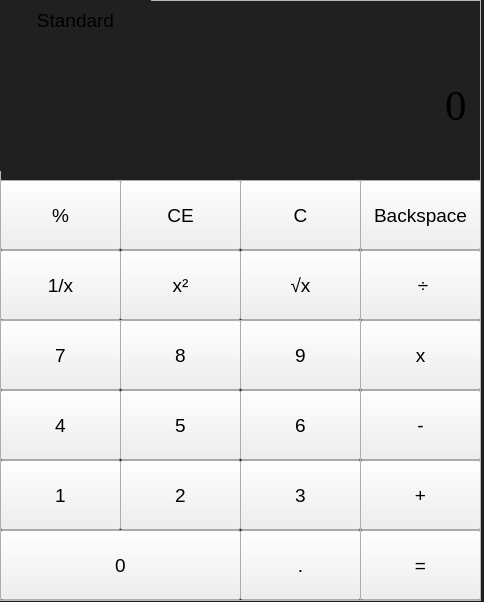
<?xml version="1.0" encoding="UTF-8"?>
<ui version="4.0">
 <class>MainWindow</class>
 <widget class="QMainWindow" name="MainWindow">
  <property name="geometry">
   <rect>
    <x>0</x>
    <y>0</y>
    <width>484</width>
    <height>602</height>
   </rect>
  </property>
  <property name="windowTitle">
   <string>MainWindow</string>
  </property>
  <property name="styleSheet">
   <string notr="true">#MainWindow{
	background-color: rgb(32, 32, 32)
}</string>
  </property>
  <widget class="QWidget" name="centralwidget">
   <widget class="QFrame" name="frame">
    <property name="geometry">
     <rect>
      <x>0</x>
      <y>0</y>
      <width>481</width>
      <height>601</height>
     </rect>
    </property>
    <property name="sizePolicy">
     <sizepolicy hsizetype="Expanding" vsizetype="Expanding">
      <horstretch>0</horstretch>
      <verstretch>0</verstretch>
     </sizepolicy>
    </property>
    <property name="styleSheet">
     <string notr="true">#frame { background-color: rgb(32,32,32)}
QWidget#frame &gt; * { color: rgb(255, 255, 255)}</string>
    </property>
    <property name="frameShape">
     <enum>QFrame::StyledPanel</enum>
    </property>
    <property name="frameShadow">
     <enum>QFrame::Raised</enum>
    </property>
    <widget class="QFrame" name="frame_3">
     <property name="geometry">
      <rect>
       <x>360</x>
       <y>180</y>
       <width>120</width>
       <height>421</height>
      </rect>
     </property>
     <property name="styleSheet">
      <string notr="true">#frame_3 &gt; * { background-color: rgb(60,60,60)}
QWidget#frame_3 &gt; * { color: rgb(255, 255, 255)}</string>
     </property>
     <property name="frameShape">
      <enum>QFrame::StyledPanel</enum>
     </property>
     <property name="frameShadow">
      <enum>QFrame::Raised</enum>
     </property>
     <widget class="QPushButton" name="backspace_button_2">
      <property name="geometry">
       <rect>
        <x>0</x>
        <y>0</y>
        <width>121</width>
        <height>70</height>
       </rect>
      </property>
      <property name="sizePolicy">
       <sizepolicy hsizetype="Minimum" vsizetype="Ignored">
        <horstretch>0</horstretch>
        <verstretch>0</verstretch>
       </sizepolicy>
      </property>
      <property name="font">
       <font>
        <family>Segoe UI</family>
        <pointsize>14</pointsize>
       </font>
      </property>
      <property name="cursor">
       <cursorShape>PointingHandCursor</cursorShape>
      </property>
      <property name="autoFillBackground">
       <bool>false</bool>
      </property>
      <property name="text">
       <string>Backspace</string>
      </property>
     </widget>
     <widget class="QPushButton" name="divide_button_2">
      <property name="geometry">
       <rect>
        <x>0</x>
        <y>70</y>
        <width>121</width>
        <height>70</height>
       </rect>
      </property>
      <property name="sizePolicy">
       <sizepolicy hsizetype="Minimum" vsizetype="Ignored">
        <horstretch>0</horstretch>
        <verstretch>0</verstretch>
       </sizepolicy>
      </property>
      <property name="font">
       <font>
        <family>Segoe UI</family>
        <pointsize>14</pointsize>
       </font>
      </property>
      <property name="cursor">
       <cursorShape>PointingHandCursor</cursorShape>
      </property>
      <property name="autoFillBackground">
       <bool>false</bool>
      </property>
      <property name="text">
       <string> ÷</string>
      </property>
     </widget>
     <widget class="QPushButton" name="multiply_button_2">
      <property name="geometry">
       <rect>
        <x>0</x>
        <y>140</y>
        <width>121</width>
        <height>70</height>
       </rect>
      </property>
      <property name="sizePolicy">
       <sizepolicy hsizetype="Minimum" vsizetype="Ignored">
        <horstretch>0</horstretch>
        <verstretch>0</verstretch>
       </sizepolicy>
      </property>
      <property name="font">
       <font>
        <family>Segoe UI</family>
        <pointsize>14</pointsize>
       </font>
      </property>
      <property name="cursor">
       <cursorShape>PointingHandCursor</cursorShape>
      </property>
      <property name="autoFillBackground">
       <bool>false</bool>
      </property>
      <property name="text">
       <string>x</string>
      </property>
     </widget>
     <widget class="QPushButton" name="minus_button_2">
      <property name="geometry">
       <rect>
        <x>0</x>
        <y>210</y>
        <width>121</width>
        <height>70</height>
       </rect>
      </property>
      <property name="sizePolicy">
       <sizepolicy hsizetype="Minimum" vsizetype="Ignored">
        <horstretch>0</horstretch>
        <verstretch>0</verstretch>
       </sizepolicy>
      </property>
      <property name="font">
       <font>
        <family>Segoe UI</family>
        <pointsize>14</pointsize>
       </font>
      </property>
      <property name="cursor">
       <cursorShape>PointingHandCursor</cursorShape>
      </property>
      <property name="autoFillBackground">
       <bool>false</bool>
      </property>
      <property name="text">
       <string>-</string>
      </property>
     </widget>
     <widget class="QPushButton" name="plus_button_2">
      <property name="geometry">
       <rect>
        <x>0</x>
        <y>280</y>
        <width>121</width>
        <height>70</height>
       </rect>
      </property>
      <property name="sizePolicy">
       <sizepolicy hsizetype="Minimum" vsizetype="Ignored">
        <horstretch>0</horstretch>
        <verstretch>0</verstretch>
       </sizepolicy>
      </property>
      <property name="font">
       <font>
        <family>Segoe UI</family>
        <pointsize>14</pointsize>
       </font>
      </property>
      <property name="cursor">
       <cursorShape>PointingHandCursor</cursorShape>
      </property>
      <property name="autoFillBackground">
       <bool>false</bool>
      </property>
      <property name="text">
       <string>+</string>
      </property>
     </widget>
     <widget class="QPushButton" name="equal_button_2">
      <property name="geometry">
       <rect>
        <x>0</x>
        <y>350</y>
        <width>121</width>
        <height>70</height>
       </rect>
      </property>
      <property name="sizePolicy">
       <sizepolicy hsizetype="Minimum" vsizetype="Ignored">
        <horstretch>0</horstretch>
        <verstretch>0</verstretch>
       </sizepolicy>
      </property>
      <property name="font">
       <font>
        <family>Segoe UI</family>
        <pointsize>14</pointsize>
       </font>
      </property>
      <property name="cursor">
       <cursorShape>PointingHandCursor</cursorShape>
      </property>
      <property name="autoFillBackground">
       <bool>false</bool>
      </property>
      <property name="styleSheet">
       <string notr="true">QPushButtons{
	background-color: rgb(60, 60, 60)
}</string>
      </property>
      <property name="text">
       <string>=</string>
      </property>
     </widget>
    </widget>
    <widget class="QLineEdit" name="input_line_edit">
     <property name="geometry">
      <rect>
       <x>0</x>
       <y>40</y>
       <width>471</width>
       <height>131</height>
      </rect>
     </property>
     <property name="sizePolicy">
      <sizepolicy hsizetype="Expanding" vsizetype="Expanding">
       <horstretch>0</horstretch>
       <verstretch>0</verstretch>
      </sizepolicy>
     </property>
     <property name="font">
      <font>
       <family>Times New Roman</family>
       <pointsize>32</pointsize>
      </font>
     </property>
     <property name="focusPolicy">
      <enum>Qt::NoFocus</enum>
     </property>
     <property name="layoutDirection">
      <enum>Qt::LeftToRight</enum>
     </property>
     <property name="autoFillBackground">
      <bool>false</bool>
     </property>
     <property name="styleSheet">
      <string notr="true">#input_line_edit{
	border: none;
	background-color: rgb(32, 32, 32)
}

</string>
     </property>
     <property name="text">
      <string>0</string>
     </property>
     <property name="alignment">
      <set>Qt::AlignRight|Qt::AlignTrailing|Qt::AlignVCenter</set>
     </property>
    </widget>
    <widget class="QFrame" name="frame_2">
     <property name="geometry">
      <rect>
       <x>0</x>
       <y>180</y>
       <width>361</width>
       <height>141</height>
      </rect>
     </property>
     <property name="styleSheet">
      <string notr="true">#frame_2 &gt; * {
	background-color:rgb(60,60,60)
}
QWidget#frame_2 &gt; * { color: rgb(255, 255, 255)} </string>
     </property>
     <property name="frameShape">
      <enum>QFrame::StyledPanel</enum>
     </property>
     <property name="frameShadow">
      <enum>QFrame::Raised</enum>
     </property>
     <widget class="QPushButton" name="clear_button">
      <property name="geometry">
       <rect>
        <x>240</x>
        <y>0</y>
        <width>121</width>
        <height>70</height>
       </rect>
      </property>
      <property name="sizePolicy">
       <sizepolicy hsizetype="Minimum" vsizetype="Ignored">
        <horstretch>0</horstretch>
        <verstretch>0</verstretch>
       </sizepolicy>
      </property>
      <property name="font">
       <font>
        <family>Segoe UI</family>
        <pointsize>14</pointsize>
       </font>
      </property>
      <property name="cursor">
       <cursorShape>PointingHandCursor</cursorShape>
      </property>
      <property name="autoFillBackground">
       <bool>false</bool>
      </property>
      <property name="text">
       <string>C</string>
      </property>
     </widget>
     <widget class="QPushButton" name="percent_button">
      <property name="geometry">
       <rect>
        <x>0</x>
        <y>0</y>
        <width>121</width>
        <height>70</height>
       </rect>
      </property>
      <property name="sizePolicy">
       <sizepolicy hsizetype="Minimum" vsizetype="Ignored">
        <horstretch>0</horstretch>
        <verstretch>0</verstretch>
       </sizepolicy>
      </property>
      <property name="font">
       <font>
        <family>Segoe UI</family>
        <pointsize>14</pointsize>
       </font>
      </property>
      <property name="cursor">
       <cursorShape>PointingHandCursor</cursorShape>
      </property>
      <property name="autoFillBackground">
       <bool>false</bool>
      </property>
      <property name="text">
       <string>%</string>
      </property>
     </widget>
     <widget class="QPushButton" name="clear_all_button">
      <property name="geometry">
       <rect>
        <x>120</x>
        <y>0</y>
        <width>121</width>
        <height>70</height>
       </rect>
      </property>
      <property name="sizePolicy">
       <sizepolicy hsizetype="Minimum" vsizetype="Ignored">
        <horstretch>0</horstretch>
        <verstretch>0</verstretch>
       </sizepolicy>
      </property>
      <property name="font">
       <font>
        <family>Segoe UI</family>
        <pointsize>14</pointsize>
       </font>
      </property>
      <property name="cursor">
       <cursorShape>PointingHandCursor</cursorShape>
      </property>
      <property name="autoFillBackground">
       <bool>false</bool>
      </property>
      <property name="text">
       <string>CE</string>
      </property>
     </widget>
     <widget class="QPushButton" name="inverse_button">
      <property name="geometry">
       <rect>
        <x>0</x>
        <y>70</y>
        <width>121</width>
        <height>70</height>
       </rect>
      </property>
      <property name="sizePolicy">
       <sizepolicy hsizetype="Minimum" vsizetype="Ignored">
        <horstretch>0</horstretch>
        <verstretch>0</verstretch>
       </sizepolicy>
      </property>
      <property name="font">
       <font>
        <family>Segoe UI</family>
        <pointsize>14</pointsize>
       </font>
      </property>
      <property name="cursor">
       <cursorShape>PointingHandCursor</cursorShape>
      </property>
      <property name="autoFillBackground">
       <bool>false</bool>
      </property>
      <property name="text">
       <string>1/x</string>
      </property>
     </widget>
     <widget class="QPushButton" name="sq_button">
      <property name="geometry">
       <rect>
        <x>120</x>
        <y>70</y>
        <width>121</width>
        <height>70</height>
       </rect>
      </property>
      <property name="sizePolicy">
       <sizepolicy hsizetype="Minimum" vsizetype="Ignored">
        <horstretch>0</horstretch>
        <verstretch>0</verstretch>
       </sizepolicy>
      </property>
      <property name="font">
       <font>
        <family>Segoe UI</family>
        <pointsize>14</pointsize>
       </font>
      </property>
      <property name="cursor">
       <cursorShape>PointingHandCursor</cursorShape>
      </property>
      <property name="autoFillBackground">
       <bool>false</bool>
      </property>
      <property name="text">
       <string>x²</string>
      </property>
     </widget>
     <widget class="QPushButton" name="sq_root_button">
      <property name="geometry">
       <rect>
        <x>240</x>
        <y>70</y>
        <width>121</width>
        <height>70</height>
       </rect>
      </property>
      <property name="sizePolicy">
       <sizepolicy hsizetype="Minimum" vsizetype="Ignored">
        <horstretch>0</horstretch>
        <verstretch>0</verstretch>
       </sizepolicy>
      </property>
      <property name="font">
       <font>
        <family>Segoe UI</family>
        <pointsize>14</pointsize>
       </font>
      </property>
      <property name="cursor">
       <cursorShape>PointingHandCursor</cursorShape>
      </property>
      <property name="autoFillBackground">
       <bool>false</bool>
      </property>
      <property name="text">
       <string>√x</string>
      </property>
     </widget>
    </widget>
    <widget class="QFrame" name="frame_4">
     <property name="geometry">
      <rect>
       <x>0</x>
       <y>320</y>
       <width>361</width>
       <height>281</height>
      </rect>
     </property>
     <property name="toolTipDuration">
      <number>-6</number>
     </property>
     <property name="styleSheet">
      <string notr="true">#frame_4 &gt; * { background-color: rgb(50,50,50)}
QWidget#frame_4 &gt; * { color: rgb(255, 255, 255)}</string>
     </property>
     <property name="frameShape">
      <enum>QFrame::StyledPanel</enum>
     </property>
     <property name="frameShadow">
      <enum>QFrame::Raised</enum>
     </property>
     <widget class="QPushButton" name="four_button">
      <property name="geometry">
       <rect>
        <x>0</x>
        <y>70</y>
        <width>121</width>
        <height>70</height>
       </rect>
      </property>
      <property name="sizePolicy">
       <sizepolicy hsizetype="Minimum" vsizetype="Ignored">
        <horstretch>0</horstretch>
        <verstretch>0</verstretch>
       </sizepolicy>
      </property>
      <property name="font">
       <font>
        <family>Segoe UI</family>
        <pointsize>14</pointsize>
       </font>
      </property>
      <property name="cursor">
       <cursorShape>PointingHandCursor</cursorShape>
      </property>
      <property name="autoFillBackground">
       <bool>false</bool>
      </property>
      <property name="text">
       <string>4</string>
      </property>
     </widget>
     <widget class="QPushButton" name="five_button">
      <property name="geometry">
       <rect>
        <x>120</x>
        <y>70</y>
        <width>121</width>
        <height>70</height>
       </rect>
      </property>
      <property name="sizePolicy">
       <sizepolicy hsizetype="Minimum" vsizetype="Ignored">
        <horstretch>0</horstretch>
        <verstretch>0</verstretch>
       </sizepolicy>
      </property>
      <property name="font">
       <font>
        <family>Segoe UI</family>
        <pointsize>14</pointsize>
       </font>
      </property>
      <property name="cursor">
       <cursorShape>PointingHandCursor</cursorShape>
      </property>
      <property name="autoFillBackground">
       <bool>false</bool>
      </property>
      <property name="text">
       <string>5</string>
      </property>
     </widget>
     <widget class="QPushButton" name="three_button">
      <property name="geometry">
       <rect>
        <x>240</x>
        <y>140</y>
        <width>121</width>
        <height>70</height>
       </rect>
      </property>
      <property name="sizePolicy">
       <sizepolicy hsizetype="Minimum" vsizetype="Ignored">
        <horstretch>0</horstretch>
        <verstretch>0</verstretch>
       </sizepolicy>
      </property>
      <property name="font">
       <font>
        <family>Segoe UI</family>
        <pointsize>14</pointsize>
       </font>
      </property>
      <property name="cursor">
       <cursorShape>PointingHandCursor</cursorShape>
      </property>
      <property name="autoFillBackground">
       <bool>false</bool>
      </property>
      <property name="text">
       <string>3</string>
      </property>
     </widget>
     <widget class="QPushButton" name="two_button">
      <property name="geometry">
       <rect>
        <x>120</x>
        <y>140</y>
        <width>121</width>
        <height>70</height>
       </rect>
      </property>
      <property name="sizePolicy">
       <sizepolicy hsizetype="Minimum" vsizetype="Ignored">
        <horstretch>0</horstretch>
        <verstretch>0</verstretch>
       </sizepolicy>
      </property>
      <property name="font">
       <font>
        <family>Segoe UI</family>
        <pointsize>14</pointsize>
       </font>
      </property>
      <property name="cursor">
       <cursorShape>PointingHandCursor</cursorShape>
      </property>
      <property name="autoFillBackground">
       <bool>false</bool>
      </property>
      <property name="text">
       <string>2</string>
      </property>
     </widget>
     <widget class="QPushButton" name="eight_button">
      <property name="geometry">
       <rect>
        <x>120</x>
        <y>0</y>
        <width>121</width>
        <height>70</height>
       </rect>
      </property>
      <property name="sizePolicy">
       <sizepolicy hsizetype="Minimum" vsizetype="Ignored">
        <horstretch>0</horstretch>
        <verstretch>0</verstretch>
       </sizepolicy>
      </property>
      <property name="font">
       <font>
        <family>Segoe UI</family>
        <pointsize>14</pointsize>
       </font>
      </property>
      <property name="cursor">
       <cursorShape>PointingHandCursor</cursorShape>
      </property>
      <property name="autoFillBackground">
       <bool>false</bool>
      </property>
      <property name="text">
       <string>8</string>
      </property>
     </widget>
     <widget class="QPushButton" name="nine_button">
      <property name="geometry">
       <rect>
        <x>240</x>
        <y>0</y>
        <width>121</width>
        <height>70</height>
       </rect>
      </property>
      <property name="sizePolicy">
       <sizepolicy hsizetype="Minimum" vsizetype="Ignored">
        <horstretch>0</horstretch>
        <verstretch>0</verstretch>
       </sizepolicy>
      </property>
      <property name="font">
       <font>
        <family>Segoe UI</family>
        <pointsize>14</pointsize>
       </font>
      </property>
      <property name="cursor">
       <cursorShape>PointingHandCursor</cursorShape>
      </property>
      <property name="autoFillBackground">
       <bool>false</bool>
      </property>
      <property name="text">
       <string>9</string>
      </property>
     </widget>
     <widget class="QPushButton" name="dot_button">
      <property name="geometry">
       <rect>
        <x>240</x>
        <y>210</y>
        <width>121</width>
        <height>70</height>
       </rect>
      </property>
      <property name="sizePolicy">
       <sizepolicy hsizetype="Minimum" vsizetype="Ignored">
        <horstretch>0</horstretch>
        <verstretch>0</verstretch>
       </sizepolicy>
      </property>
      <property name="font">
       <font>
        <family>Segoe UI</family>
        <pointsize>14</pointsize>
       </font>
      </property>
      <property name="cursor">
       <cursorShape>PointingHandCursor</cursorShape>
      </property>
      <property name="autoFillBackground">
       <bool>false</bool>
      </property>
      <property name="text">
       <string>.</string>
      </property>
     </widget>
     <widget class="QPushButton" name="six_button">
      <property name="geometry">
       <rect>
        <x>240</x>
        <y>70</y>
        <width>121</width>
        <height>70</height>
       </rect>
      </property>
      <property name="sizePolicy">
       <sizepolicy hsizetype="Minimum" vsizetype="Ignored">
        <horstretch>0</horstretch>
        <verstretch>0</verstretch>
       </sizepolicy>
      </property>
      <property name="font">
       <font>
        <family>Segoe UI</family>
        <pointsize>14</pointsize>
       </font>
      </property>
      <property name="cursor">
       <cursorShape>PointingHandCursor</cursorShape>
      </property>
      <property name="autoFillBackground">
       <bool>false</bool>
      </property>
      <property name="text">
       <string>6</string>
      </property>
     </widget>
     <widget class="QPushButton" name="seven_button">
      <property name="geometry">
       <rect>
        <x>0</x>
        <y>0</y>
        <width>121</width>
        <height>70</height>
       </rect>
      </property>
      <property name="sizePolicy">
       <sizepolicy hsizetype="Minimum" vsizetype="Ignored">
        <horstretch>0</horstretch>
        <verstretch>0</verstretch>
       </sizepolicy>
      </property>
      <property name="font">
       <font>
        <family>Segoe UI</family>
        <pointsize>14</pointsize>
       </font>
      </property>
      <property name="cursor">
       <cursorShape>PointingHandCursor</cursorShape>
      </property>
      <property name="autoFillBackground">
       <bool>false</bool>
      </property>
      <property name="text">
       <string>7</string>
      </property>
     </widget>
     <widget class="QPushButton" name="one_button">
      <property name="geometry">
       <rect>
        <x>0</x>
        <y>140</y>
        <width>121</width>
        <height>70</height>
       </rect>
      </property>
      <property name="sizePolicy">
       <sizepolicy hsizetype="Minimum" vsizetype="Ignored">
        <horstretch>0</horstretch>
        <verstretch>0</verstretch>
       </sizepolicy>
      </property>
      <property name="font">
       <font>
        <family>Segoe UI</family>
        <pointsize>14</pointsize>
       </font>
      </property>
      <property name="cursor">
       <cursorShape>PointingHandCursor</cursorShape>
      </property>
      <property name="autoFillBackground">
       <bool>false</bool>
      </property>
      <property name="text">
       <string>1</string>
      </property>
     </widget>
     <widget class="QPushButton" name="zero_button">
      <property name="geometry">
       <rect>
        <x>0</x>
        <y>210</y>
        <width>241</width>
        <height>70</height>
       </rect>
      </property>
      <property name="sizePolicy">
       <sizepolicy hsizetype="Minimum" vsizetype="Ignored">
        <horstretch>0</horstretch>
        <verstretch>0</verstretch>
       </sizepolicy>
      </property>
      <property name="font">
       <font>
        <family>Segoe UI</family>
        <pointsize>14</pointsize>
       </font>
      </property>
      <property name="cursor">
       <cursorShape>PointingHandCursor</cursorShape>
      </property>
      <property name="autoFillBackground">
       <bool>false</bool>
      </property>
      <property name="text">
       <string>0</string>
      </property>
     </widget>
    </widget>
    <widget class="QLabel" name="label">
     <property name="geometry">
      <rect>
       <x>0</x>
       <y>0</y>
       <width>151</width>
       <height>41</height>
      </rect>
     </property>
     <property name="font">
      <font>
       <pointsize>14</pointsize>
      </font>
     </property>
     <property name="styleSheet">
      <string notr="true">#label{
	background-color: rgb(32,32,32)
}
</string>
     </property>
     <property name="text">
      <string>Standard</string>
     </property>
     <property name="alignment">
      <set>Qt::AlignCenter</set>
     </property>
    </widget>
   </widget>
  </widget>
 </widget>
 <resources/>
 <connections/>
</ui>
